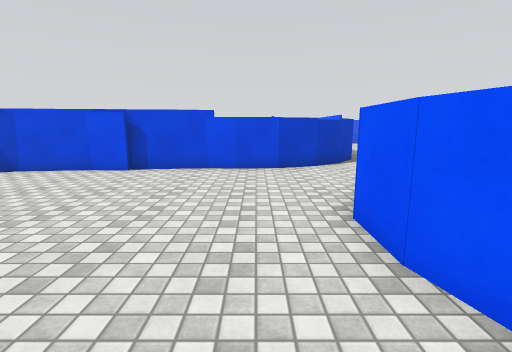
[1] (above)

16 first-person views from a walk through a scene from a Unity 3-D project. The camera is 1.4 m above the floor, tilts 10° down and sees 85° across. The floor is counted in squares, 1 m on a side. Each view is taken from the middle of a square. On the plan, view 1 faces up. The plan holds only what a view shows up to about 14 squares ahead; the rest is blank. The place goes on beyond the plan. Surface patterns are stand-ins for the level's own textures.

[2]
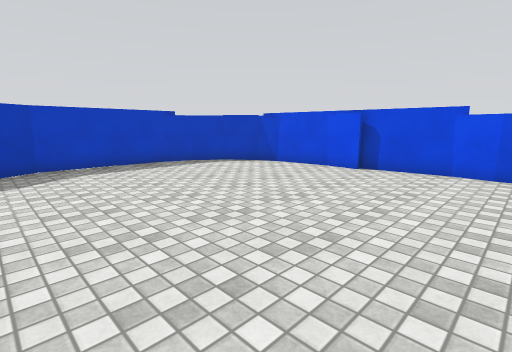

[3]
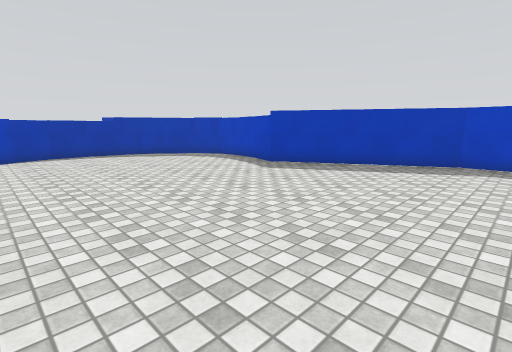

[4]
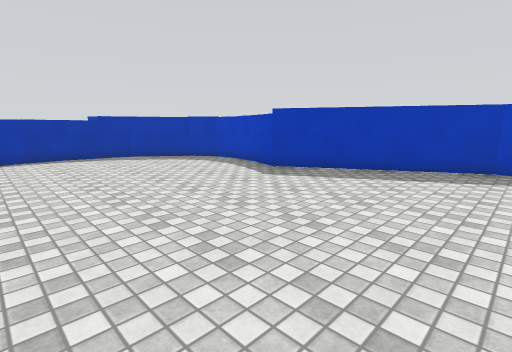

[5]
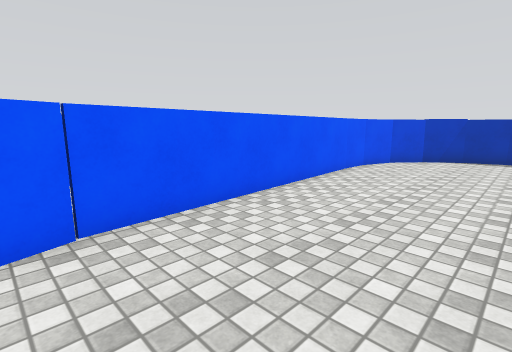

[6]
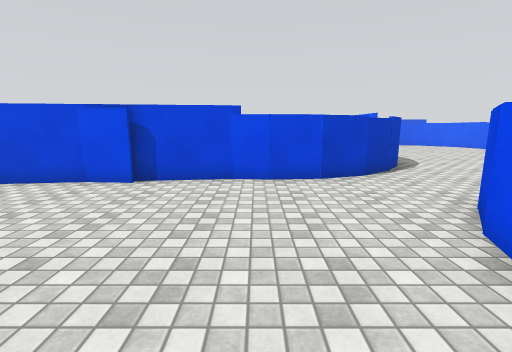

[7]
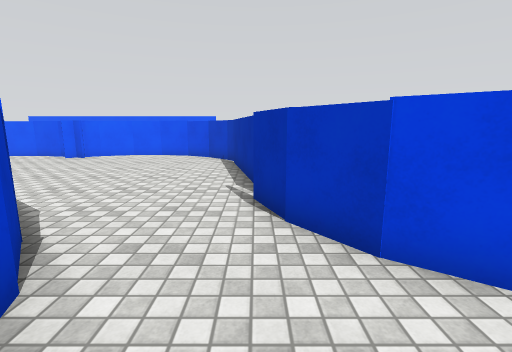

[8]
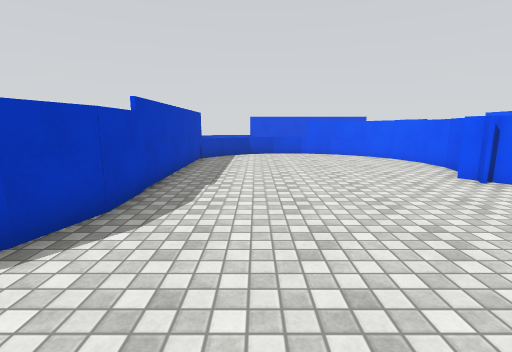

[9]
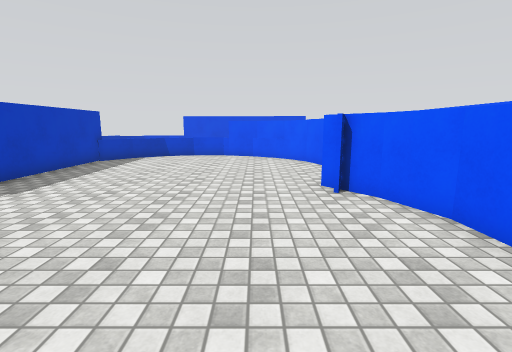

[10]
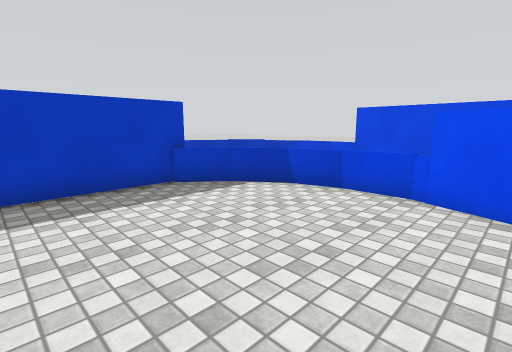

[11]
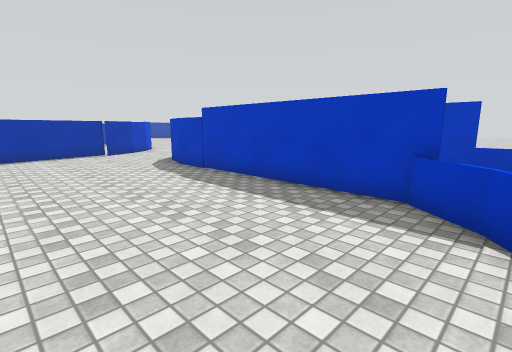

[12]
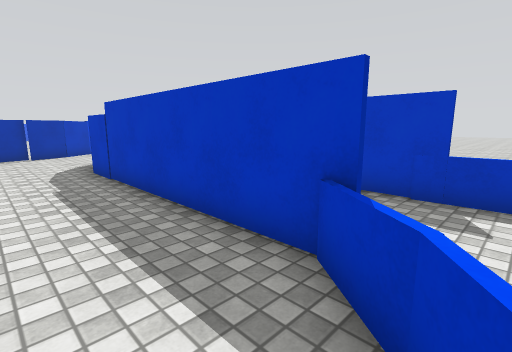

[13]
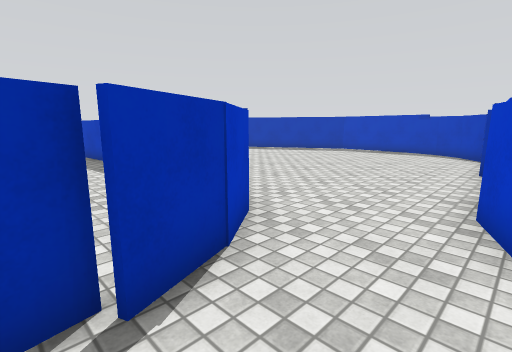

[14]
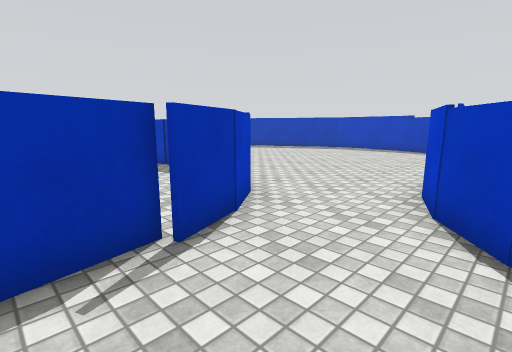

[15]
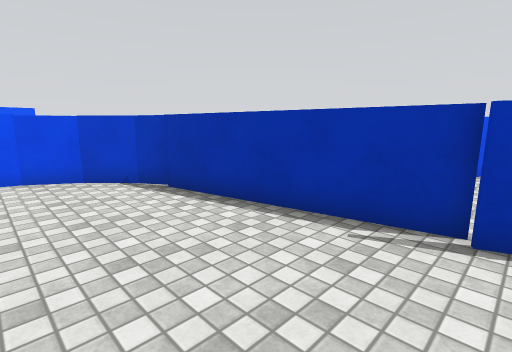

[16]
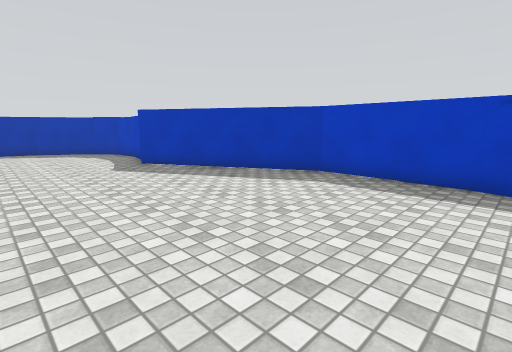

### Floor plan
Points are (right, up) in squares from view 1. A wall is a line through its corners. A room is listed if a view was taken in it or the views show most of it. See-through windows are left out.
Room 1 (views 1, 2, 3, 4, 5, 6, 7, 16)
walls: (1.9, 1.2) (1.5, 2.7); (1.5, 2.5) (1.5, 4.2); (1.7, 4.8) (2, 5.6); (1.9, 5.4) (2.9, 6.7); (-10.6, 5.3) (-10.6, 1.2) (-7.5, -4.5) (-8, -5.9) (-8.3, -7.4); (-8.3, -7.3) (-8.1, -8.8) (-7.3, -10); (-4.1, 8.9) (-5.4, 9); (-5.3, 9.1) (-7.6, 8.8); (-7.4, 8.8) (-8.3, 8.5) (-9.5, 7.6) (-10.3, 6.5) (-10.6, 5.2); (2.5, -6.9) (1.9, 1.3); (-1.6, 9.5) (-4.2, 9.2); (-0.6, 9.4) (-1.8, 9.5); (2.4, -8.1) (2.5, -6.8); (-7.5, -10) (-5.1, -11.5); (0.8, 9.5) (-0.7, 9.4); (-5.3, -11.4) (-3.9, -11.8); (-4.3, -11.7) (-2.7, -11.9); (2.1, 10) (0.7, 9.5); (1.1, -10.6) (2, -9.5) (2.5, -8.1); (-2.8, -11.9) (-1.3, -11.8); (-1.3, -11.9) (0, -11.4) (1.2, -10.5)
ways out: opening at (2.5, 8.5) to room 2
Room 2 (views 8, 9, 10, 11, 12, 13, 14, 15)
walls: (4.6, 13.6) (4.1, 12) (3.2, 10.8); (12.6, 15.8) (12.9, 16.4); (13.5, 15.4) (12.6, 16.6); (13.3, 17.2) (13.6, 18.7); (3.4, 11) (2.1, 10); (14, 12.7) (14, 14.1) (13.5, 15.5); (13.6, 18.6) (13.6, 20.1); (13.7, 11.2) (14.1, 12.8); (13, 10.1) (13.7, 11.4); (11.2, 8.7) (11.9, 9.2) (13, 10.2); (13.6, 20) (13.1, 21.4); (5.4, 7.8) (11.2, 8.9); (4.5, 21.9) (4.5, 13.4); (13.1, 21.3) (12.3, 22.5) (10.8, 23.4); (4, 7.5) (5.5, 8.1); (11.1, 23.3) (9.4, 23.9); (2.8, 6.7) (4.1, 7.6)
low walls: (5.5, 22.7) (4.5, 21.4); (12.5, 22.2) (11.9, 22.7); (8, 23.9) (6.6, 23.5) (5.4, 22.6); (9.4, 23.9) (7.9, 23.9)
ways out: opening at (2.5, 8.5) to room 1

Positions as (right, up) in squares from view 1, and headings:
1: (0, 0), facing up
2: (0, 0), facing up-left
3: (1, 3), facing down-left
4: (0, 2), facing down-left
5: (-2, 2), facing down-right
6: (-1, 2), facing up
7: (0, 8), facing right
8: (7, 9), facing up
9: (11, 10), facing up
10: (11, 18), facing up-left
11: (10, 23), facing down-left
12: (7, 23), facing down-left
13: (6, 10), facing down-left
14: (7, 11), facing down-left
15: (5, 12), facing down-right
16: (-3, 6), facing down-left
